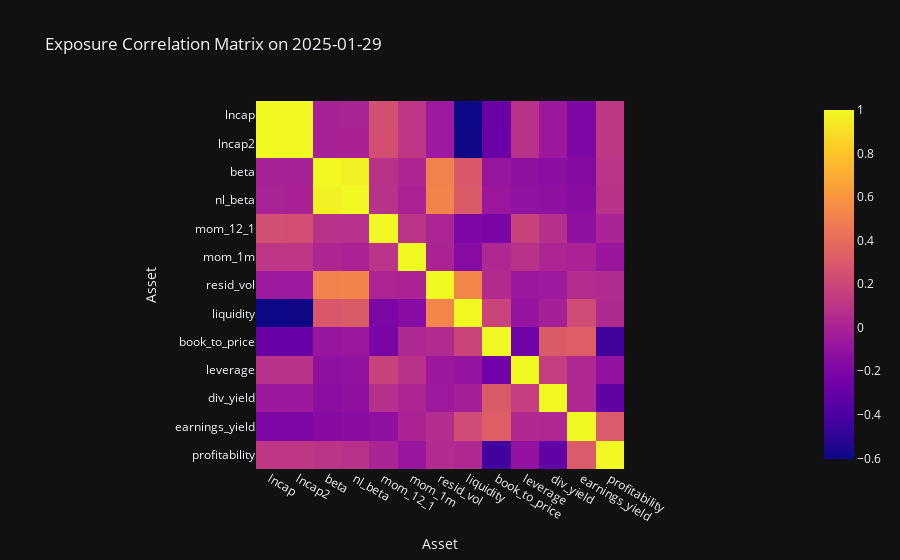

This figure's notebook cell:
### Markdown cell above
## 7. Exposure Correlation Matrix
Examine correlations across assets based on their factor exposures.

### Code cell
# 7. Correlation matrix
corr = pfa.correlation_matrix(last_date)
fig = px.imshow(corr, labels=dict(x="Asset", y="Asset"), title=f'Exposure Correlation Matrix on {last_date.date()}')
fig.show()

### Figure 1 — Plotly figure (JSON) as saved in the notebook; plotly's stock layout.template omitted (floating-point values rounded to 4 significant figures; data arrays with more than 128 entries replaced by an {"elided": "..."} marker saying what was removed)
{"data": [{"coloraxis": "coloraxis", "name": "0", "x": ["lncap", "lncap2", "beta", "nl_beta", "mom_12_1", "mom_1m", "resid_vol", "liquidity", "book_to_price", "leverage", "div_yield", "earnings_yield", "profitability"], "y": ["lncap", "lncap2", "beta", "nl_beta", "mom_12_1", "mom_1m", "resid_vol", "liquidity", "book_to_price", "leverage", "div_yield", "earnings_yield", "profitability"], "z": {"elided": "13x13 float values"}, "type": "heatmap", "xaxis": "x", "yaxis": "y", "hovertemplate": "Asset: %{x}<br>Asset: %{y}<br>color: %{z}<extra></extra>"}], "layout": {"xaxis": {"anchor": "y", "domain": [0.0, 1.0], "scaleanchor": "y", "constrain": "domain", "title": {"text": "Asset"}}, "yaxis": {"anchor": "x", "domain": [0.0, 1.0], "autorange": "reversed", "constrain": "domain", "title": {"text": "Asset"}}, "coloraxis": {"colorscale": [[0.0, "#0d0887"], [0.1111, "#46039f"], [0.2222, "#7201a8"], [0.3333, "#9c179e"], [0.4444, "#bd3786"], [0.5556, "#d8576b"], [0.6667, "#ed7953"], [0.7778, "#fb9f3a"], [0.8889, "#fdca26"], [1.0, "#f0f921"]]}, "title": {"text": "Exposure Correlation Matrix on 2025-01-29"}}}
